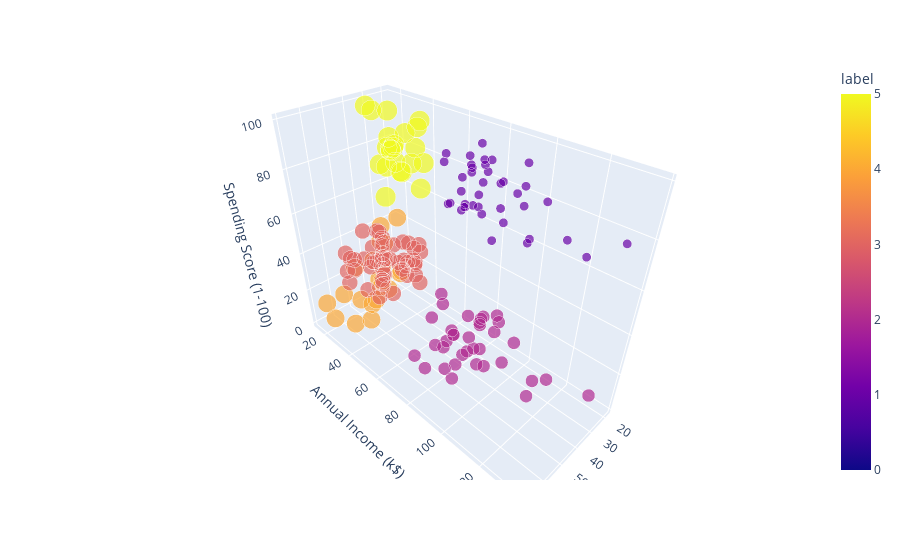

Source (notebook cell):
### Code cell
# # clusters visualization
fig = px.scatter_3d(data_frame=x_df, x='Age', y='Annual Income (k$)', z='Spending Score (1-100)',color = 'label', size = 'label')
fig.show()

### Figure 1 — Plotly figure (JSON) as saved in the notebook; plotly's stock layout.template omitted (floating-point values rounded to 4 significant figures; data arrays with more than 128 entries replaced by an {"elided": "..."} marker saying what was removed)
{"data": [{"hovertemplate": "Age=%{x}<br>Annual Income (k$)=%{y}<br>Spending Score (1-100)=%{z}<br>label=%{marker.color}<extra></extra>", "legendgroup": "", "marker": {"color": {"elided": "200 int values"}, "coloraxis": "coloraxis", "size": {"elided": "200 int values"}, "sizemode": "area", "sizeref": 0.0125, "symbol": "circle"}, "mode": "markers", "name": "", "scene": "scene", "showlegend": false, "type": "scatter3d", "x": {"elided": "200 int values"}, "y": {"elided": "200 int values"}, "z": {"elided": "200 int values"}}], "layout": {"coloraxis": {"colorbar": {"title": {"text": "label"}}, "colorscale": [[0, "#0d0887"], [0.1111, "#46039f"], [0.2222, "#7201a8"], [0.3333, "#9c179e"], [0.4444, "#bd3786"], [0.5556, "#d8576b"], [0.6667, "#ed7953"], [0.7778, "#fb9f3a"], [0.8889, "#fdca26"], [1, "#f0f921"]]}, "legend": {"itemsizing": "constant", "tracegroupgap": 0}, "margin": {"t": 60}, "scene": {"domain": {"x": [0, 1], "y": [0, 1]}, "xaxis": {"title": {"text": "Age"}}, "yaxis": {"title": {"text": "Annual Income (k$)"}}, "zaxis": {"title": {"text": "Spending Score (1-100)"}}}}}
